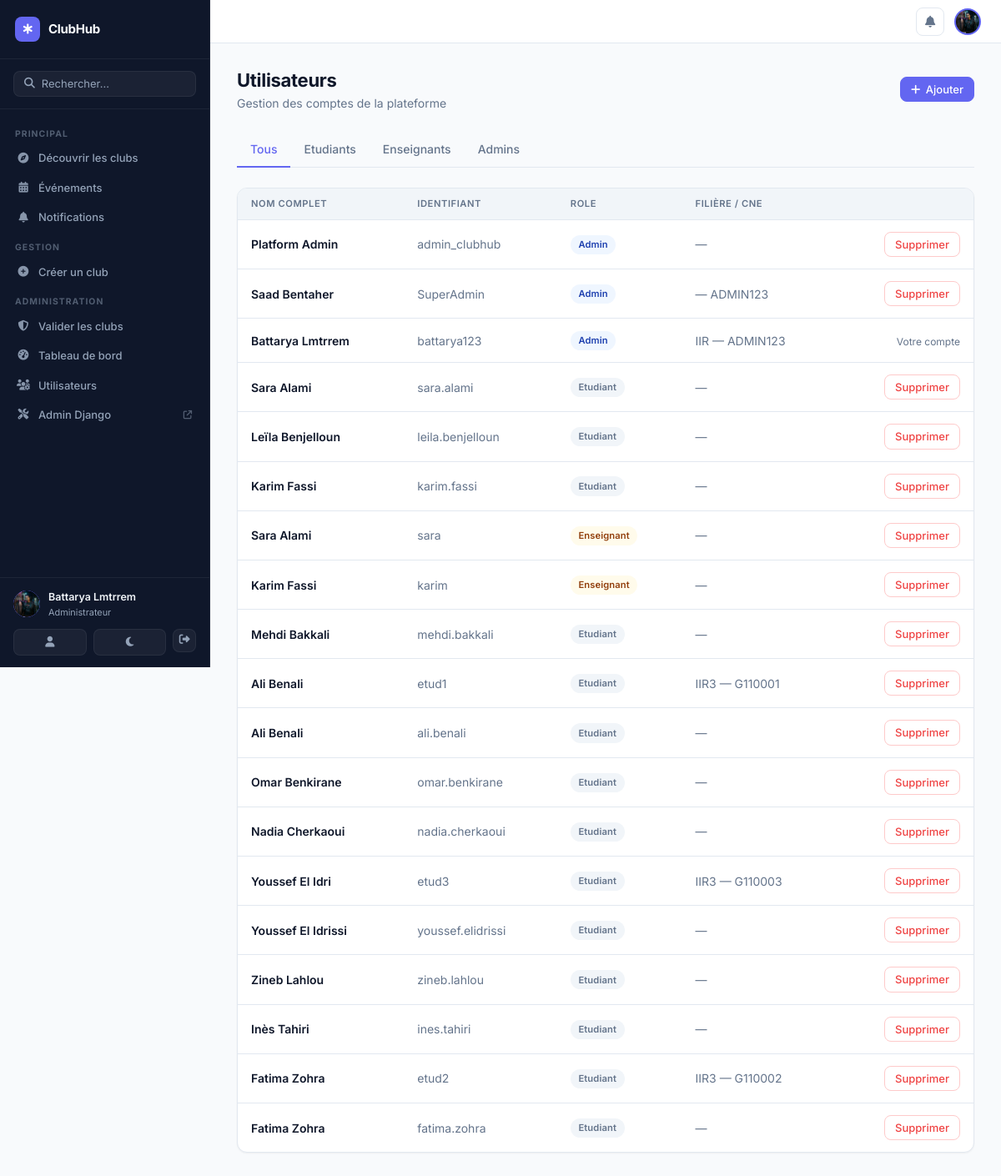
The page /dashboard/admin/users/ (signed in) on the database its author committed.
### presences/models.py (models this page shows, shortened)
class Utilisateur(AbstractUser):
    ROLE_ADMIN = 'admin'
    ROLE_ENSEIGNANT = 'enseignant'
    ROLE_ETUDIANT = 'etudiant'
    ROLE_CLUB_MANAGER = 'club_manager'
    ROLE_CHOICES = (
        ('admin', 'Administrateur'),
        ('enseignant', 'Enseignant'),
        ('etudiant', 'Étudiant'),
        ('club_manager', 'Responsable de Club'),
    )
    role = models.CharField(max_length=20, choices=ROLE_CHOICES, default='etudiant')
    cne = models.CharField(max_length=20, blank=True, null=True)
    filiere = models.CharField(max_length=50, blank=True, null=True)
    bio = models.TextField(blank=True, default='')
    avatar = models.ImageField(upload_to='avatars/', null=True, blank=True)
    phone = models.CharField(max_length=20, blank=True, default='')
    university = models.CharField(max_length=200, blank=True, default='EMSI')
    website = models.URLField(blank=True, default='')
    linkedin = models.URLField(blank=True, default='')
    @property
    def is_platform_admin(self):
        return self.role == self.ROLE_ADMIN

### presences/views.py (the view)
# urls.py: path('dashboard/admin/users/', pres_views.admin_users, name='admin_users'),
@login_required
def admin_users(request):
    if request.user.role != 'admin':
        return redirect('home')
    role_filter = request.GET.get('role', '')
    users = Utilisateur.objects.exclude(is_superuser=True).order_by('role', 'last_name', 'first_name')
    if role_filter:
        users = users.filter(role=role_filter)
    return render(request, 'presences/admin_users.html', {'users': users, 'role_filter': role_filter})

### notifications/context_processors.py (called while the page is built)
def notifications_context(request):
    ctx = {'unread_notif_count': 0, 'pending_clubs_count': 0}
    if request.user.is_authenticated:
        ctx['unread_notif_count'] = request.user.notifications.filter(is_read=False).count()
        if getattr(request.user, 'is_platform_admin', False):
            from clubs.models import Club
            ctx['pending_clubs_count'] = Club.objects.filter(status='pending').count()
    return ctx

### templates/presences/admin_users.html (shortened to what this page needs)
{% extends 'base.html' %}
{% block content %}
<div class="flex-between mb-6">
    <div>
        <h1 style="font-size: 1.375rem; font-weight: 700; letter-spacing: -0.3px;">Utilisateurs</h1>
        <p class="text-muted text-sm">Gestion des comptes de la plateforme</p>
    </div>
    <a href="{% url 'register' %}" class="btn btn-primary btn-sm">
        <i class="fa-solid fa-plus"></i> Ajouter
    </a>
</div>
<div class="tab-nav">
    <a href="{% url 'admin_users' %}" class="tab-link {% if not role_filter %}active{% endif %}">
        Tous
    </a>
    <a href="{% url 'admin_users' %}?role=etudiant" class="tab-link {% if role_filter == 'etudiant' %}active{% endif %}">
        Etudiants
    </a>
    <a href="{% url 'admin_users' %}?role=enseignant" class="tab-link {% if role_filter == 'enseignant' %}active{% endif %}">
        Enseignants
    </a>
    <a href="{% url 'admin_users' %}?role=admin" class="tab-link {% if role_filter == 'admin' %}active{% endif %}">
        Admins
    </a>
</div>
<div class="card">
    {% if users %}
    <div class="table-wrapper">
        <table class="table">
            <thead>
                <tr>
                    <th>Nom complet</th>
                    <th>Identifiant</th>
                    <th>Role</th>
                    <th>Filière / CNE</th>
                    <th></th>
                </tr>
            </thead>
            <tbody>
                {% for u in users %}
                <tr>
                    <td class="fw-600">{{ u.get_full_name|default:"—" }}</td>
                    <td class="text-muted text-sm">{{ u.username }}</td>
                    <td>
                        {% if u.role == 'admin' %}
                            <span class="badge badge-info">Admin</span>
                        {% elif u.role == 'enseignant' %}
                            <span class="badge badge-warning">Enseignant</span>
                        {% else %}
                            <span class="badge badge-neutral">Etudiant</span>
                        {% endif %}
                    </td>
                    <td class="text-sm text-muted">
                        {% if u.filiere %}{{ u.filiere }}{% endif %}
                        {% if u.cne %} &mdash; {{ u.cne }}{% endif %}
                        {% if not u.filiere and not u.cne %}—{% endif %}
                    </td>
                    <td style="text-align: right;">
                        {% if u != request.user %}
                        <form method="post" action="{% url 'delete_user' u.id %}"
                              onsubmit="return confirm('Supprimer le compte « {{ u.username }} » ? Cette action est irréversible.');"
                              style="display: inline;">
                            <button type="submit" class="btn btn-danger btn-sm">Supprimer</button>
                        </form>
                        {% else %}
                        <span class="text-muted text-xs">Votre compte</span>
                        {% endif %}
                    </td>
                </tr>
                {% endfor %}
            </tbody>
        </table>
    </div>
    {% else %}
    <div class="empty-state">
        <p>Aucun utilisateur trouvé pour ce filtre.</p>
    </div>
    {% endif %}
</div>
{% endblock %}

### templates/base.html (shortened to what this page needs)
{% load static %}
<!DOCTYPE html>
<html lang="fr">
<head>
  <link rel="stylesheet" href="https://cdnjs.cloudflare.com/ajax/libs/font-awesome/6.5.0/css/all.min.css">
  <link rel="stylesheet" href="{% static 'css/style.css' %}">
  <link rel="stylesheet" href="{% static 'css/clubs.css' %}">
</head>
<body class="{% block body_class %}{% endblock %}">
{% if user.is_authenticated %}
<aside class="sidebar" id="sidebar">
  <div class="sidebar-brand">
    <a href="{% url 'club_list' %}" class="brand-link">
      <div class="brand-icon"><i class="fa-solid fa-star-of-life"></i></div>
      <span class="brand-name">ClubHub</span>
    </a>
  </div>
  <div class="sidebar-search">
    <form action="{% url 'club_list' %}" method="get">
      <div class="search-input-wrap">
        <i class="fa-solid fa-magnifying-glass"></i>
        <input type="text" name="q" placeholder="Rechercher..." class="sidebar-search-input">
      </div>
    </form>
  </div>
  <nav class="sidebar-nav">
    <div class="sidebar-section-label">Principal</div>
    <a href="{% url 'club_list' %}"
       class="sidebar-link {% if request.resolver_match.url_name == 'club_list' %}active{% endif %}">
      <i class="fa-solid fa-compass"></i>
      <span>Découvrir les clubs</span>
    </a>
    <a href="{% url 'event_list' %}"
       class="sidebar-link {% if 'event' in request.resolver_match.url_name %}active{% endif %}">
      <i class="fa-solid fa-calendar-days"></i>
      <span>Événements</span>
    </a>
    <a href="{% url 'notification_list' %}"
       class="sidebar-link {% if request.resolver_match.url_name == 'notification_list' %}active{% endif %}">
      <i class="fa-solid fa-bell"></i>
      <span>Notifications</span>
    </a>
    {% if user.role == 'admin' or user.role == 'club_manager' %}
    <div class="sidebar-section-label">Gestion</div>
    <a href="{% url 'club_create' %}"
       class="sidebar-link {% if request.resolver_match.url_name == 'club_create' %}active{% endif %}">
      <i class="fa-solid fa-plus-circle"></i>
      <span>Créer un club</span>
    </a>
    {% endif %}
    {% if user.role == 'admin' %}
    <div class="sidebar-section-label">Administration</div>
    <a href="{% url 'admin_clubs' %}"
       class="sidebar-link {% if 'admin_club' in request.resolver_match.url_name %}active{% endif %}">
      <i class="fa-solid fa-shield-halved"></i>
      <span>Valider les clubs</span>
    </a>
    <a href="{% url 'dashboard_admin' %}"
       class="sidebar-link {% if 'dashboard_admin' in request.resolver_match.url_name %}active{% endif %}">
      <i class="fa-solid fa-gauge-high"></i>
      <span>Tableau de bord</span>
    </a>
    <a href="{% url 'admin_users' %}" class="sidebar-link">
      <i class="fa-solid fa-users-gear"></i>
      <span>Utilisateurs</span>
    </a>
    <a href="/admin/" class="sidebar-link" target="_blank">
      <i class="fa-solid fa-screwdriver-wrench"></i>
      <span>Admin Django</span>
      <i class="fa-solid fa-arrow-up-right-from-square" style="font-size:.65rem;margin-left:auto;opacity:.5"></i>
    </a>
    {% endif %}
  </nav>
  <div class="sidebar-footer">
    <div class="sidebar-user">
      <div class="user-avatar-sm">
        {% if user.avatar %}
          <img src="{{ user.avatar.url }}" alt="" style="width:100%;height:100%;object-fit:cover;border-radius:50%;">
        {% else %}
          {{ user.get_initials }}
        {% endif %}
      </div>
      <div class="user-meta">
        <div class="user-name-sm">{{ user.get_full_name|default:user.username }}</div>
        <div class="user-role-sm">{{ user.get_role_display }}</div>
      </div>
    </div>
    <div class="sidebar-footer-actions">
      <a href="{% url 'profile' %}" class="sidebar-action-btn" title="Profil">
        <i class="fa-solid fa-user"></i>
      </a>
      <button class="sidebar-action-btn theme-toggle" id="themeToggle" title="Changer le thème">
        <i class="fa-solid fa-moon" id="themeIcon"></i>
      </button>
      <form method="post" action="{% url 'logout' %}" style="display:inline">
        <button type="submit" class="sidebar-action-btn sidebar-action-btn--danger" title="Déconnexion">
          <i class="fa-solid fa-right-from-bracket"></i>
        </button>
      </form>
    </div>
  </div>
</aside>
<div class="main-area">
  <header class="topbar">
    <div class="topbar-actions">
      <a href="{% url 'notification_list' %}" class="topbar-icon-btn" id="notif-btn">
        <i class="fa-solid fa-bell"></i>
      </a>
      <a href="{% url 'profile' %}" class="topbar-avatar">
        {% if user.avatar %}
          <img src="{{ user.avatar.url }}" alt="">
        {% else %}
          {{ user.get_initials }}
        {% endif %}
      </a>
    </div>
  </header>
  <main class="page-content">
    {% block content %}{% endblock %}
  </main>
</div>
{% else %}
<div class="public-layout">
  {% block public_content %}{% endblock %}
</div>
{% endif %}
</body>
</html>

### static/css/style.css (style rules this page uses)
:root { --primary: #2563EB; --primary-dark: #1D4ED8; --primary-light: #EFF6FF; --sidebar-bg: #1E293B; --sidebar-border: #334155; --sidebar-text: #94A3B8; --sidebar-text-active: #F8FAFC; --bg: #F1F5F9; --surface: #FFFFFF; --surface-secondary: #F8FAFC; --border: #E2E8F0; --text: #0F172A; --text-muted: #64748B; --text-light: #94A3B8; --danger: #DC2626; --danger-light: #FEF2F2; --success: #16A34A; --success-light: #F0FDF4; --warning: #D97706; --warning-light: #FFFBEB; --shadow-sm: 0 1px 2px 0 rgba(0, 0, 0, 0.05); --shadow: 0 1px 3px 0 rgba(0, 0, 0, 0.1), 0 1px 2px -1px rgba(0, 0, 0, 0.1); --shadow-md: 0 4px 6px -1px rgba(0, 0, 0, 0.1), 0 2px 4px -2px rgba(0, 0, 0, 0.1); --radius: 0.5rem; --radius-lg: 0.75rem; --sidebar-width: 240px; }
*, *::before, *::after { box-sizing: border-box; margin: 0; padding: 0; }
html { font-size: 16px; }
body { font-family: 'Inter', system-ui, -apple-system, sans-serif; color: var(--text); background: var(--bg); line-height: 1.5; -webkit-font-smoothing: antialiased; transition: background-color .2s ease, color .2s ease; }
.sidebar { width: var(--sidebar-width); background: var(--sidebar-bg); display: flex; flex-direction: column; flex-shrink: 0; position: fixed; top: 0; left: 0; height: 100vh; overflow-y: auto; z-index: 100; }
.sidebar-brand { padding: 1.375rem 1.25rem; font-size: 1rem; font-weight: 700; color: #F8FAFC; border-bottom: 1px solid var(--sidebar-border); letter-spacing: -0.3px; }
.sidebar-link { display: flex; align-items: center; gap: 0.625rem; padding: 0.5625rem 1.25rem; text-decoration: none; color: var(--sidebar-text); font-size: 0.875rem; font-weight: 500; transition: background 0.15s, color 0.15s; border-left: 2px solid transparent; }
.sidebar-link i { width: 16px; font-size: 0.85rem; text-align: center; opacity: 0.85; }
.sidebar-footer { padding: 1rem 1.25rem; border-top: 1px solid var(--sidebar-border); }
.sidebar-user { display: flex; align-items: center; gap: 0.625rem; margin-bottom: 0.875rem; }
.main-area { margin-left: var(--sidebar-width); flex: 1; display: flex; flex-direction: column; min-height: 100vh; }
.card { background: var(--surface); border: 1px solid var(--border); border-radius: var(--radius-lg); box-shadow: var(--shadow-sm); overflow: hidden; }
.btn { display: inline-flex; align-items: center; gap: 0.375rem; padding: 0.5rem 1rem; border-radius: var(--radius); border: 1px solid transparent; font-size: 0.875rem; font-weight: 500; cursor: pointer; text-decoration: none; transition: all 0.15s; white-space: nowrap; line-height: 1.4; font-family: inherit; }
.btn-primary { background: var(--primary); color: white; border-color: var(--primary); }
.btn-danger { background: var(--surface); color: var(--danger); border-color: #FECACA; }
.btn-sm { padding: 0.3rem 0.7rem; font-size: 0.8125rem; }
.table-wrapper { overflow-x: auto; }
.table { width: 100%; border-collapse: collapse; }
.table th { padding: 0.625rem 1rem; text-align: left; font-size: 0.72rem; font-weight: 600; color: var(--text-muted); text-transform: uppercase; letter-spacing: 0.05em; background: var(--surface-secondary); border-bottom: 1px solid var(--border); }
.table td { padding: 0.875rem 1rem; border-bottom: 1px solid var(--border); font-size: 0.9rem; vertical-align: middle; }
.table tr:last-child td { border-bottom: none; }
.badge { display: inline-flex; align-items: center; padding: 0.2rem 0.6rem; border-radius: 9999px; font-size: 0.72rem; font-weight: 600; letter-spacing: 0.02em; }
.badge-info { background: #EFF6FF; color: #1D4ED8; }
.badge-warning { background: var(--warning-light); color: #B45309; }
.badge-neutral { background: var(--surface-secondary); color: var(--text-muted); }
.tab-nav { display: flex; gap: 0; border-bottom: 1px solid var(--border); margin-bottom: 1.5rem; }
.tab-link { padding: 0.625rem 1rem; font-size: 0.875rem; font-weight: 500; color: var(--text-muted); text-decoration: none; border-bottom: 2px solid transparent; margin-bottom: -1px; transition: color 0.15s, border-color 0.15s; }
.tab-link.active { color: var(--primary); border-bottom-color: var(--primary); }
.flex-between { display: flex; justify-content: space-between; align-items: center; }
.mb-6 { margin-bottom: 1.5rem; }
.text-muted { color: var(--text-muted); }
.text-sm { font-size: 0.875rem; }
.text-xs { font-size: 0.8rem; }
.fw-600 { font-weight: 600; }

### rows shown on the page
Utilisateur: avatar (picture), get_full_name "Battarya Lmtrrem", role "Administrateur", username "battarya123", filiere "IIR", cne "ADMIN123", shows "Votre compte"
Utilisateur: get_full_name "Platform Admin", username "admin_clubhub", role "Admin"
Utilisateur: get_full_name "Saad Bentaher", username "SuperAdmin", role "Admin", cne "ADMIN123"
Utilisateur: get_full_name "Sara Alami", username "sara.alami", role "Etudiant"
Utilisateur: get_full_name "Leïla Benjelloun", username "leila.benjelloun", role "Etudiant"
Utilisateur: get_full_name "Karim Fassi", username "karim.fassi", role "Etudiant"
Utilisateur: get_full_name "Sara Alami", username "sara", role "Enseignant"
Utilisateur: get_full_name "Karim Fassi", username "karim", role "Enseignant"
Utilisateur: get_full_name "Mehdi Bakkali", username "mehdi.bakkali", role "Etudiant"
Utilisateur: get_full_name "Ali Benali", username "etud1", role "Etudiant", filiere "IIR3", cne "G110001"
Utilisateur: get_full_name "Ali Benali", username "ali.benali", role "Etudiant"
Utilisateur: get_full_name "Omar Benkirane", username "omar.benkirane", role "Etudiant"
Utilisateur: get_full_name "Nadia Cherkaoui", username "nadia.cherkaoui", role "Etudiant"
Utilisateur: get_full_name "Youssef El Idri", username "etud3", role "Etudiant", filiere "IIR3", cne "G110003"
Utilisateur: get_full_name "Youssef El Idrissi", username "youssef.elidrissi", role "Etudiant"
Utilisateur: get_full_name "Zineb Lahlou", username "zineb.lahlou", role "Etudiant"
Utilisateur: get_full_name "Inès Tahiri", username "ines.tahiri", role "Etudiant"
Utilisateur: get_full_name "Fatima Zohra", username "etud2", role "Etudiant", filiere "IIR3", cne "G110002"
Utilisateur: get_full_name "Fatima Zohra", username "fatima.zohra", role "Etudiant"
